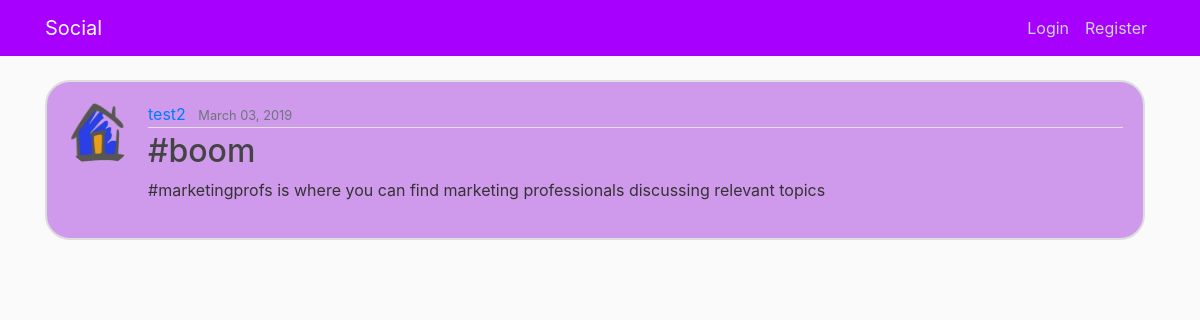
The page /post/39/ on the database its author committed.
### blog/models.py (models this page shows, shortened)
class Post(models.Model):
    title = models.CharField(max_length=100)
    content = models.TextField()
    date_posted = models.DateTimeField(default=timezone.now)
    author = models.ForeignKey(User, on_delete=models.CASCADE)

### users/models.py (models this page shows, shortened)
class Profile(models.Model):
    user = models.OneToOneField(User, on_delete=models.CASCADE)
    image = models.ImageField(default='default.jpg', upload_to='profile_pics')

### blog/views.py (the view)
# urls.py: path('post/<int:pk>/', PostDetailView.as_view(), name='post-detail'),
class PostDetailView(DetailView):
    model = Post

### blog/templates/blog/post_detail.html (shortened to what this page needs)
{% extends "blog/base.html" %}
{% block content %}
  <article class="media content-section">
    <img class="rounded-circle article-img" src="{{ object.author.profile.image.url }}">
    <div class="media-body">
      <div class="article-metadata">
        <a class="mr-2" href="{% url 'user-posts' object.author.username %}">{{ object.author }}</a>
        <small class="text-muted">{{ object.date_posted|date:"F d, Y" }}</small>
      </div>
      <h2 class="article-title">{{ object.title }}</h2>
      <p class="article-content">{{ object.content }}</p>
    </div>
  </article>
{% endblock content %}

### blog/static/blog/main.css (style rules this page uses)
body { background: #fafafa; color: #333333; margin-top: 5rem; }
h1, h2, h3, h4, h5, h6 { color: #444444; }
.content-section { background: #CF9AEC; padding: 10px 20px; border: 1px solid #dddddd; border-radius: 3px; margin-bottom: 20px; border-radius: 25px; border: 2px solid #dddddd; padding: 20px; width: 1100px; }
.article-title { color: #007bf; }
.article-content { white-space: pre-line; }
.article-img { height: 65px; width: 65px; margin-right: 16px; }
.article-metadata { padding-bottom: 1px; margin-bottom: 4px; border-bottom: 1px solid #e3e3e3 }

### rows shown on the page
Post: author.profile.image (picture), author "test2", date_posted "March 03, 2019", title "#boom", content "#marketingprofs is where you can find marketing professionals discussing relevant topics"
